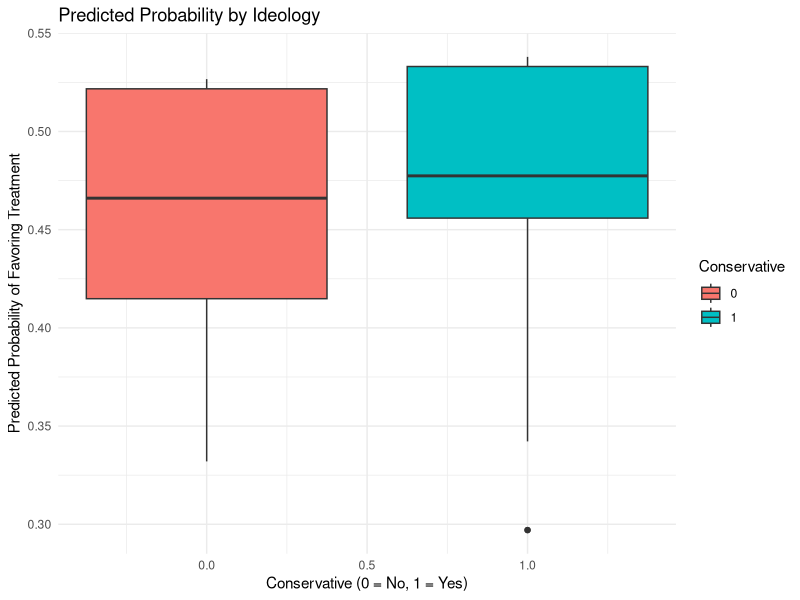

Generate this figure with R:
#### Preamble ####
# Purpose: simulates the two models I plan to create and anaylze (ideology and media frames, education and media frames)
# Author: Bella MacLean
# Date: 10 February 2024
# Contact: bella.maclean@mail.utoronto.ca
# License: MIT
# Pre-requisites: none

#### Workspace setup ####
library(ggplot2)

#### Simulate data ####
# Set seed for reproducibility
set.seed(123)  

# Number of observations
n <- 500

# Simulate data
sim_data <- data.frame(
  Policy = rbinom(n, 1, 0.5),  # Binary outcome (favoring treatment = 1)
  conservative = rbinom(n, 1, 0.5),
  liberal = rbinom(n, 1, 0.5),
  hsgrad = rbinom(n, 1, 0.3),
  somecollege = rbinom(n, 1, 0.3),
  collegegrad = rbinom(n, 1, 0.2),
  postgrad = rbinom(n, 1, 0.2),
  sw = rbinom(n, 1, 0.25),
  sb = rbinom(n, 1, 0.25),
  uw = rbinom(n, 1, 0.25),
  ub = rbinom(n, 1, 0.25)
)

# Here I am confirming each row has only one level of education and one frame
sim_data$moderate <- 1 - (sim_data$conservative + sim_data$liberal) # moderate as reference (not shown)
sim_data$ns <- 1 - (sim_data$sw + sim_data$sb + sim_data$uw + sim_data$ub)  # ns as reference (not shown)

# Basic model without interactions for simplicity of simulation (for ideology)
model_ideology_frame <- glm(Policy ~ conservative + liberal + sw + sb + uw + ub, data = sim_data, family = binomial(link = "logit"))

# Predict and add to sim_data
sim_data$predicted_ideology_frame <- predict(model_ideology_frame, type = "response")

# (for education)
model_education_frame <- glm(Policy ~ hsgrad + somecollege + collegegrad + postgrad + sw + sb + uw + ub, data = sim_data, family = binomial(link = "logit"))

# Predict and add to sim_data
sim_data$predicted_education_frame <- predict(model_education_frame, type = "response")

# Simulated visualization for Ideology and Frame Model
ggplot(sim_data, aes(x = conservative, y = predicted_ideology_frame)) +
  geom_boxplot(aes(group = conservative, fill = factor(conservative))) +
  labs(x = "Conservative (0 = No, 1 = Yes)", y = "Predicted Probability of Favoring Treatment",
       title = "Predicted Probability by Ideology") +
  scale_fill_discrete(name = "Conservative") +
  theme_minimal()
